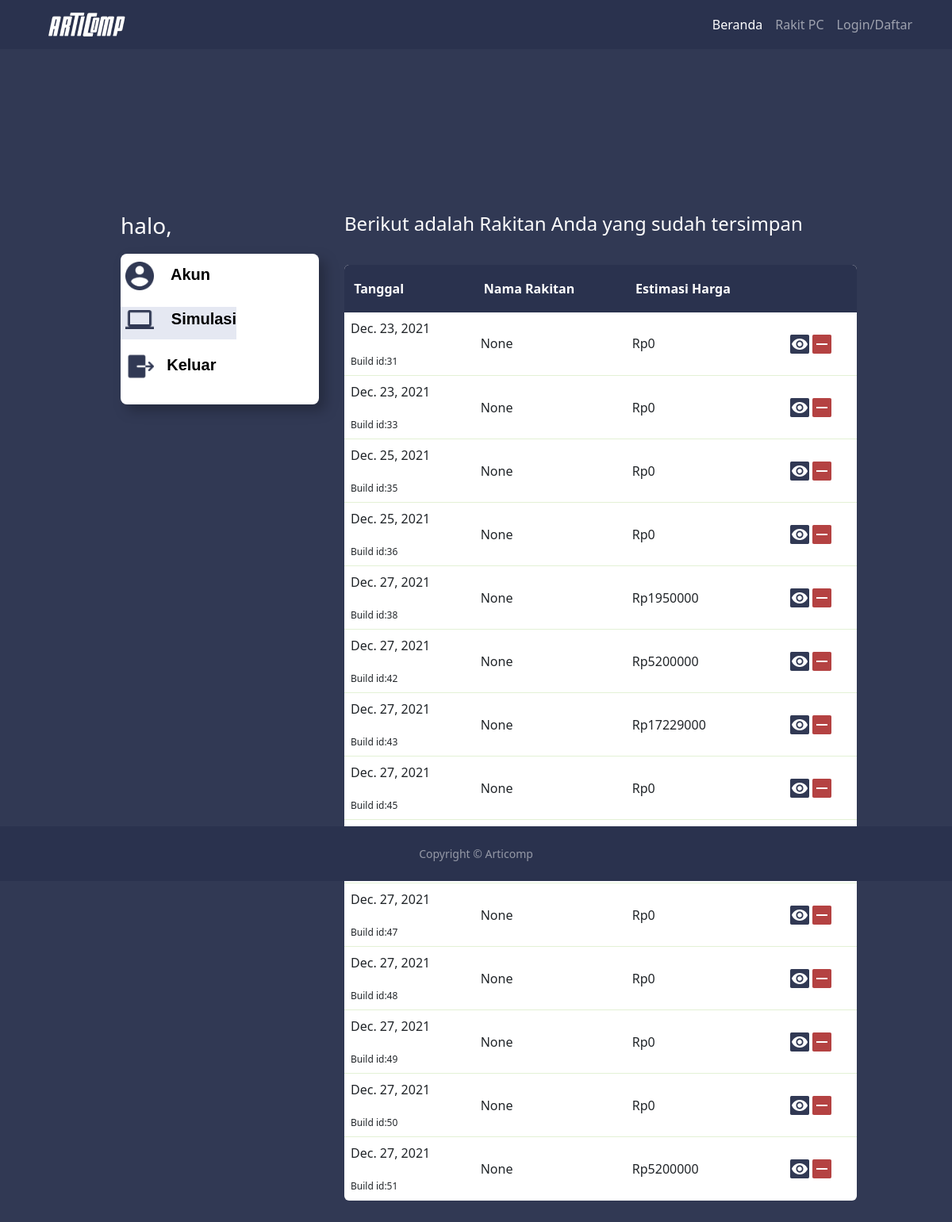
Before: /user/bsa/builds/ with the older database file.
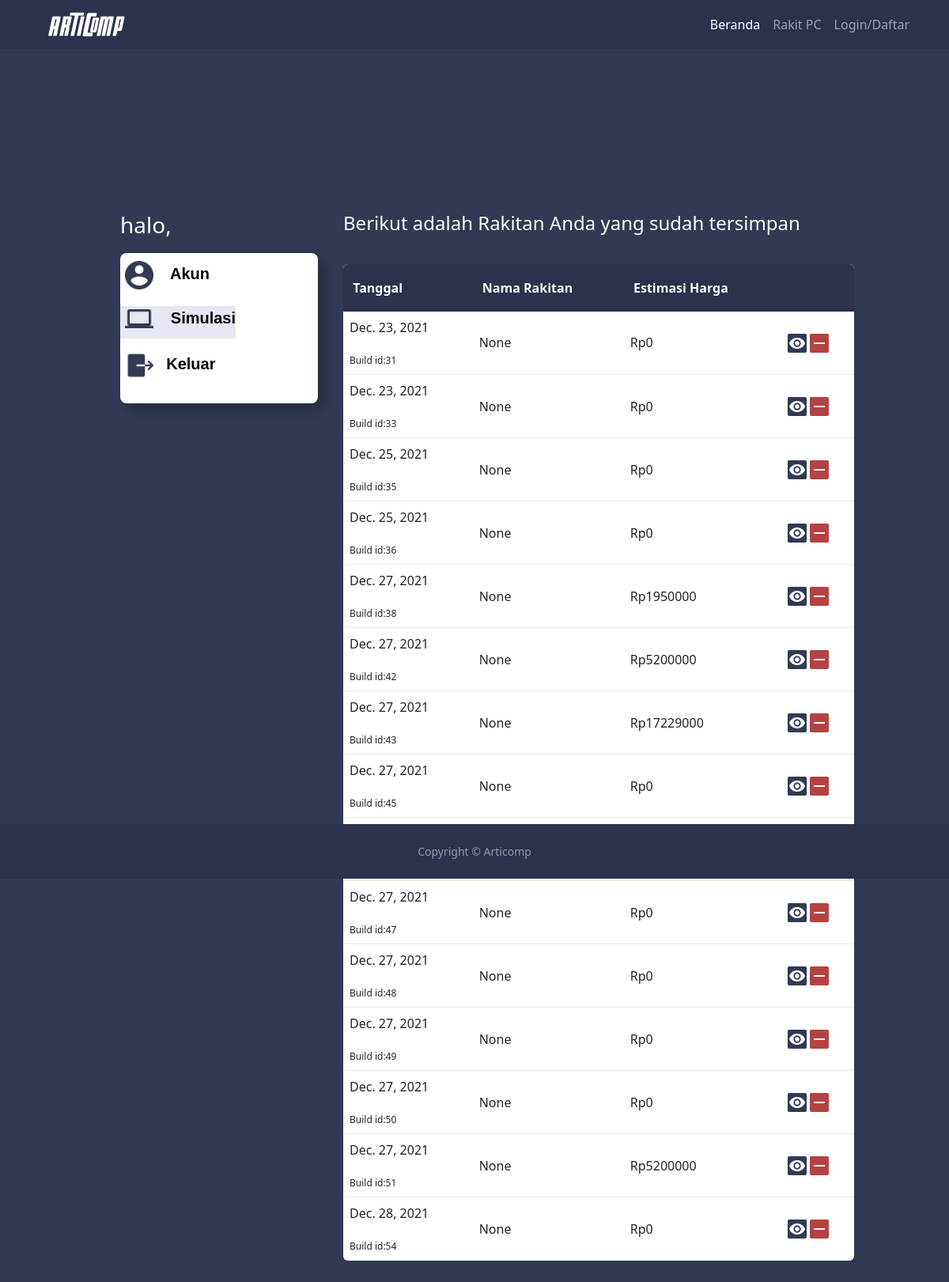
After: the same page with the newer database file.
### build/models.py (models this page shows)
class Build(models.Model):
    owner = models.CharField(max_length=120, default="")
    gpu = models.ForeignKey(GPU, null=True, blank=True, on_delete=models.DO_NOTHING)
    cpu = models.ForeignKey(CPU, null=True, blank=True, on_delete=models.DO_NOTHING)
    motherboard = models.ForeignKey(Motherboard, null=True, blank=True, on_delete=models.DO_NOTHING)
    ram = models.ForeignKey(RAM, null=True, blank=True, on_delete=models.DO_NOTHING)
    disk = models.ForeignKey(Disk, null=True, blank=True, on_delete=models.DO_NOTHING)
    power_supply = models.ForeignKey(PowerSupply, null=True, blank=True, on_delete=models.DO_NOTHING)
    cooler = models.ForeignKey(Cooler, null=True, blank=True, on_delete=models.DO_NOTHING)
    case = models.ForeignKey(Case, null=True, blank=True, on_delete=models.DO_NOTHING)
    fan = models.ForeignKey(Fan, null=True, blank=True, on_delete=models.DO_NOTHING)
    total_harga = models.PositiveIntegerField(default=0)
    build_title = models.CharField(max_length=120, null=True)
    dibuat = models.DateField(auto_now=True)
    def __str__(self):
        return "Build id: %s" %(self.id)

### user/views.py (the view)
# urls.py: path('builds/', userBuildView, name='builds'),
def userBuildView(request, username):
    build = Build.objects.filter(owner=request.user.username)
    print(build)
    context = {"build": build}
    return render(request, 'user/profile-rakit.html', context)

### user/templates/user/profile-rakit.html
{% extends 'base.html' %}
{% load static %}
{% block content %}
<link rel="stylesheet" href="/static/css/profile-rakit.css">
<div class="jumbotron jumbotron-fluid">
  <div class="semua">
    <div class="kiri">
      <h3 align="left" style="color: white;">halo, {{ user.username }}</h3>
      <div class="list-menu">
        <a href="{% url 'user:profile' user.username %}" style="text-decoration: none;">
          <p class="akun" align="left" style="color: black;">&nbsp;<img src="/static/assets/VectorAkun.png" alt="Akun" width="36">
            &nbsp;&nbsp; Akun </p>
        </a>
        <a>
          <p class="Rakit" align="left" style="color: black;">&nbsp;<img src="/static/assets/VectorRiwayat.png"
              alt="Simulasi" width="36"> &nbsp;&nbsp; Simulasi </p>
        </a>
        <a href="{% url 'account:logout' %}" style="text-decoration: none;">
          <p class="logout" align="left" style="color: black;">&nbsp;<img src="/static/assets/Logout.png"
              alt="Keluar" width="36">&nbsp;&nbsp; Keluar
          </p>
        </a>
      </div>
    </div>
    <div class="kanan">
      <table align="right">
        <h3 style="color: white; font-size: 150%;"> Berikut adalah Rakitan Anda yang sudah tersimpan
          &nbsp; &nbsp; &nbsp; &nbsp; &nbsp; &nbsp; &nbsp; &nbsp; &nbsp; &nbsp; &nbsp; &nbsp; &nbsp;
          &nbsp; &nbsp; &nbsp; &nbsp; </h3>
        {% if build %}
        <thead>
          <tr>
            <th> &nbsp;Tanggal</th>
            <th> &nbsp;Nama Rakitan</th>
            <th> &nbsp;Estimasi Harga</th>
            <th> </th>
          </tr>
          <thead>
          <tbody>
            {% for list in build %}
            <tr>
              <td>{{ list.dibuat}}<br><br> <span class="buildid" style="font-size: 12px;">Build id:{{list.id}}</span>
              </td>
              <td style="font-style: bold;">{{list.build_title}}</td>
              <td>Rp{{list.total_harga}}</td>
              <td><a href="{% url 'user:viewBuild' user.username list.id %}"><img src="/static/assets/edit.png" alt="Lihat"></a> <a href="{% url 'user:deleteBuild' user.username list.id %}"><img src="/static/assets/remove.png" alt="Hapus"></a></td>
            </tr>
            {% endfor %}
          </tbody>
          {% else %}
            <td>
              <div style="text-align: center;">Tidak Ada Rakitan</div>
            </td>
          {% endif %}
      </table>
    </div>
  </div>
</div>
{% endblock %}

Changed rows visible on the page:
added Build: dibuat "Dec. 28, 2021", id "54", build_title "None", total_harga "0"
